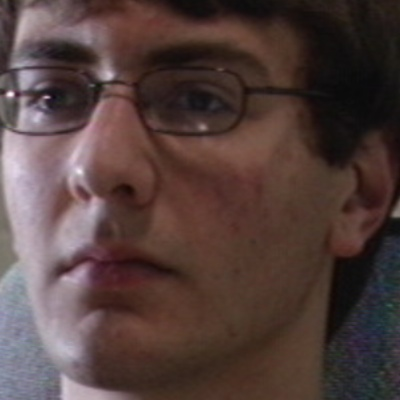
#> input picture 411021365 Nguyen Minh Trang/IP_Database/Test_DB/Images/Caleb_005.jpg, 400 x 400 px, found by its file name
$ jupyter execute --allow-errors Tutorial_face_comparison.ipynb
#> lines starting #> are read from the running program, lines starting #| are printed output that depends on the picture
# Import libraries, functions, and classes

[cell 1]
"""
Tutorial on Face Comparison for the course of Introduction to Image Processing.
Developed by: PLO NDHU-2023
National Dong Hwa University

Environment:
    Python version: 3.8.13
    Opencv version: 4.5.2
    Scikit-image version: 0.21.0
    scipy version: 1.9.3
    matplotlib version: 3.6.1

Requirements:
    numpy
    opencv-python
    scikit-image
    scipy
    matplotlib
"""
import cv2
import numpy as np
from skimage.feature import hog,local_binary_pattern
import os
from scipy.stats import trim_mean
import csv
import matplotlib.pyplot as plt

# Miscellaneous functions

[cell 2]
def load_landmark_locations_csv(filename):
    """
    Function to load the landmark locations from a CSV file.
    :param filename: A string with the full path to the CSV file.
    :return: locations -> List containing the landmark locations as tuples (x,y).
    """
    locations = []
    with open(filename, 'r') as csv_file:
        csv_reader = csv.reader(csv_file,
                                delimiter=',',
                                quoting=csv.QUOTE_MINIMAL)
        for i,row in enumerate(csv_reader):
            if i>0:
                locations.append((int(float(row[1])),int(float(row[2]))))
    return locations

# [12 lines left out: function pointset_to_keypoints, not called in this run]

# Functions to compute the similarity (or distance) between two face images

[cell 3]
def cosineSimilarity_HOG(img1,img2,ppc=50,cpb=3,K=9):
    """
    Compute the cosine similarity between the HOG (Histogram of Oriented Gradients)
    vectors of two images.
    """
    hog_1 = hog(img1,orientations=K, pixels_per_cell=(ppc,ppc),
                   cells_per_block=(cpb, cpb),
                   block_norm='L2', visualize=False)
    hog_2 = hog(img2,orientations=K, pixels_per_cell=(ppc,ppc),
                   cells_per_block=(cpb, cpb),
                   block_norm='L2', visualize=False)
    return np.dot(hog_1,hog_2)/(np.linalg.norm(hog_1)*np.linalg.norm(hog_2))

# [82 lines left out: functions euclideanDistance_HOG, cosineSimilarity_HOG_LBP, euclideanDistance_HOG_LBP, _compute_LBP_hist, cosineSimilarity_LBP_hist, distance_featureMatching_SIFT, not called in this run]

# Functions for drawing and plotting

[cell 4]
def draw_featureMatching_SIFT(img1,img2,sigma=1.6):
    """
    Draw feature matching using SIFT
    """
    #Create a SIFT feature extractor
    sift = cv2.SIFT_create(sigma=sigma)
    # find the keypoints and descriptors with SIFT
    kp1, des1 = sift.detectAndCompute(img1,None)
    kp2, des2 = sift.detectAndCompute(img2,None)
    matcher = cv2.BFMatcher(cv2.NORM_L2, crossCheck=True)
    # Match descriptors.
    matches = matcher.match(des1,des2)
    results = cv2.drawMatches(img1,kp1,img2,kp2,matches,None,
                             flags=cv2.DrawMatchesFlags_NOT_DRAW_SINGLE_POINTS)
    return results

def resizeImage(img,scale):
    """
    Resize an image to a given scale. Just used for the development of this notebook file.
    """
    return cv2.resize(img,(-1,-1),fx=scale,fy=scale)

# Define the main DB folder, image for testing, and names from Face_DB

[cell 5]
# Specify the main DB folder
DB_folder = "IP_Database"

test_fname = "Caleb_005.jpg" # Change the last digit (0-5) e.g. "Caleb_001.jpg", "Caleb_002.jpg", "Chloe_001.jpg"

# Read the test image (grayscale)
test_img = cv2.imread(os.path.join(DB_folder,"Test_DB","Images",test_fname),0)
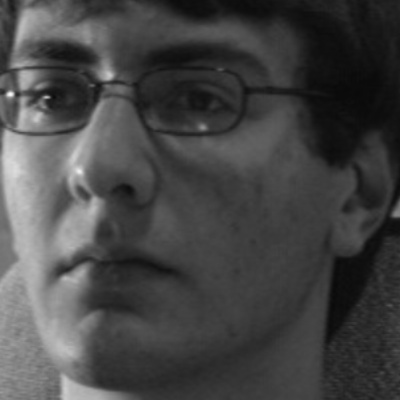
#> test_img: shape (400, 400); min 9, max 249, mean 69.4

# Get the name of the person in the test image.
test_name = test_fname.split(sep="_")[0]

# Get the test image number (0-5)
test_img_num = int(test_fname[-5])

# Obtain a list containing the names of the Authorized people (in Face_DB)
target_names = ["Chloe","Daniel","Emma","Henry",
                "Isabella","Mia","Oliver","Sebastian",
                "Wyatt","Zoe"]

# Plot the image under test

[cell 6]
test_img_rgb = cv2.imread(os.path.join(DB_folder,"Test_DB","Images",test_fname))
#> test_img_rgb is the input picture: shape (400, 400, 3); mean B, G, R 61, 63.9, 83.3
ax = plt.subplot(1,1,1)
ax.imshow(test_img_rgb[:,:,::-1])
plt.show()
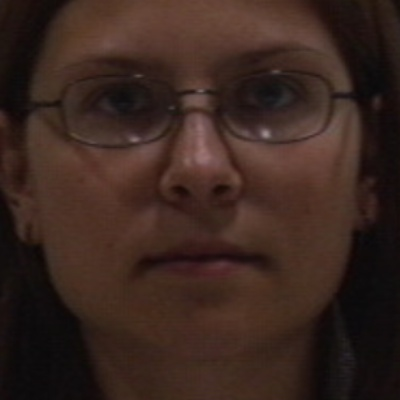
#> input picture 411021365 Nguyen Minh Trang/IP_Database/Face_DB/Images/Chloe_000.jpg, 400 x 400 px, found by its file name
#> further down, target_img_rgb is the input picture: shape (400, 400, 3); mean B, G, R 31.6, 38.4, 57.8

# Plot the authorized people (Images from Face_DB)

#> (a cell that did not finish here is left out)

#> `target_img = cv2.imread(os.path.join(DB_folder, "Face_DB", "Images", t..`:
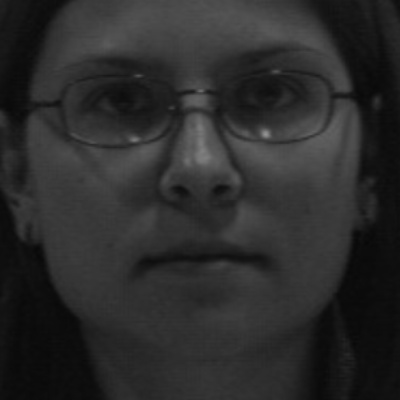
#> target_img: shape (400, 400); min 8, max 148, mean 43.5
plt.tight_layout()
plt.show()

# How to load the landmarks and draw them in the image?

[cell 8]
# Read the test image in color.
test_img_rgb = cv2.imread(os.path.join(DB_folder,"Test_DB","Images",test_fname))

# Obtain the name of its corresponding facial landmark data file (CSV)
csv_test = os.path.join(DB_folder,"Test_DB","Landmark_data","{}_{:03d}.csv".format(test_name,test_img_num))

# Load the landmark location data
#> (the rest of this cell did not finish here and is left out)

# Compute the similarity between the Test Image and the Authorized face images

#> (a cell that did not finish here is left out)

#> in cosineSimilarity_HOG, `hog_1 = hog(img1,orientations=K, pixels_per_cell=(ppc,ppc), cells_per_..`: hog_1 = 2916 values, max 0.569 at index 1854, min 0.00119 at index 2591, mean 0.0854
#> in cosineSimilarity_HOG, `hog_2 = hog(img2,orientations=K, pixels_per_cell=(ppc,ppc), cells_per_..`: hog_2 = 2916 values, max 0.508 at index 2614, min 0.00183 at index 1115, mean 0.0857
#> `similarity = cosineSimilarity_HOG(test_img,target_img)`: similarity = 0.666
#| [Similarity] Caleb <-> Chloe : 0.6665
    #similarity = cosineSimilarity_HOG_LBP(test_img,target_img)
    print("[Similarity] {} <-> {} : {:.4f}".format(test_name,target,similarity))

# Compute the distance between the Test Image and the Authorized face images

#> (a cell that did not finish here is left out)

# Plot feature matching

[cell 11]
target = "Chloe"
target_img = cv2.imread(os.path.join(DB_folder, "Face_DB", "Images", target+"_000.jpg"), 0)
fig = draw_featureMatching_SIFT(test_img,target_img,sigma=1.6)
#> in draw_featureMatching_SIFT, `kp1, des1 = sift.detectAndCompute(img1,None)`: kp1 = 101 keypoints; strongest (x, y, size): (10, 94, 4.6), (47, 97, 2.9), (107, 74, 10.4), (29, 24, 19.4)
#> in draw_featureMatching_SIFT, `kp2, des2 = sift.detectAndCompute(img2,None)`: kp2 = 44 keypoints; strongest (x, y, size): (201, 150, 29.5), (134, 139, 4.8), (255, 90, 49.9), (326, 141, 48.8)
#> in draw_featureMatching_SIFT, `matches = matcher.match(des1,des2)`: matches = 29 matches
#> in draw_featureMatching_SIFT, `results = cv2.drawMatches(img1,kp1,img2,kp2,matches,None, flags=cv2.Dr..`:
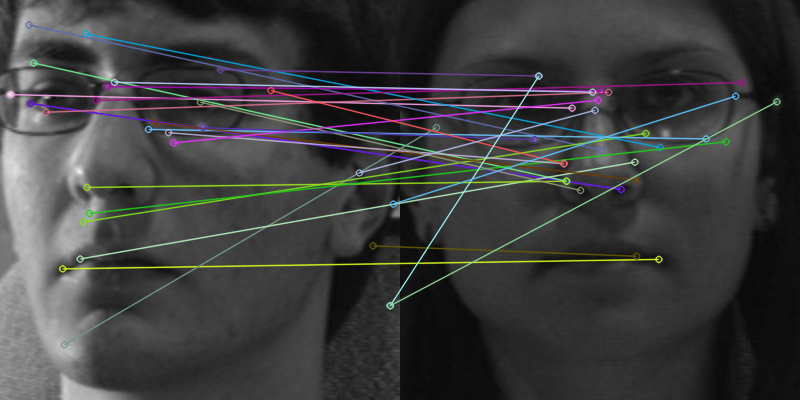
#> results: shape (400, 800, 3); mean of channels 0, 1, 2 61.8, 61.7, 61.4; drawn as B, G, R
